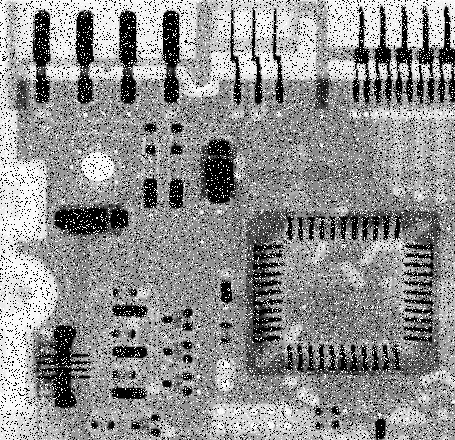
#> input picture PhepToanMienKhongGian/LocMin/LocMin.tif, 455 x 440 px
$ python LocMin.py
#> lines starting #> are read from the running program, lines starting #| are printed output that depends on the picture
import cv2
import numpy as np
import matplotlib.pyplot as plt
import tkinter as tk
from tkinter import filedialog

def Tich_chap(img, mask):
    m, n = img.shape
    img_new = np.zeros([m, n])
    for i in range(1, m-1):
        for j in range(1, n-1):
            temp =  img[i-1, j-1]    * mask[0, 0]\
                   +  img[i-1, j]      * mask[0, 1]\
                   +  img[i-1, j + 1]  * mask[0, 2]\
                   +  img[i, j-1]      * mask[1, 0]\
                   +  img[i, j]        * mask[1, 1]\
                   +  img[i, j + 1]    * mask[1, 2]\
                   +  img[i + 1, j-1]  * mask[2, 0]\
                   +  img[i + 1, j]    * mask[2, 1]\
                   +  img[i + 1, j + 1]* mask[2, 2]
            img_new[i, j]= temp
    img_new = img_new.astype(np.uint8)
    return img_new

def nhap_anh():
    root = tk.Tk()
    root.withdraw()
    duong_dan = filedialog.askopenfilename()
#> the answer given: LocMin.tif
    if duong_dan:
        img = cv2.imread(duong_dan, 0)  # Đọc ảnh dưới dạng ảnh xám
#> img is the input picture: shape (440, 455); min 0, max 255, mean 144.1
#> after the loop in Tich_chap, `for i in range(1, m-1):`:
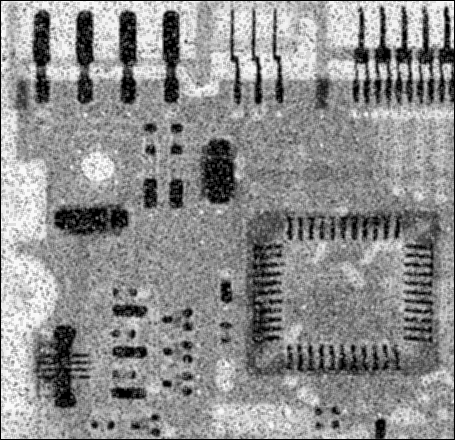
#> img_new: shape (440, 455) float64; min 0, max 253.2, mean 142.4
#> in Tich_chap (call 3), `img_new = img_new.astype(np.uint8)`:
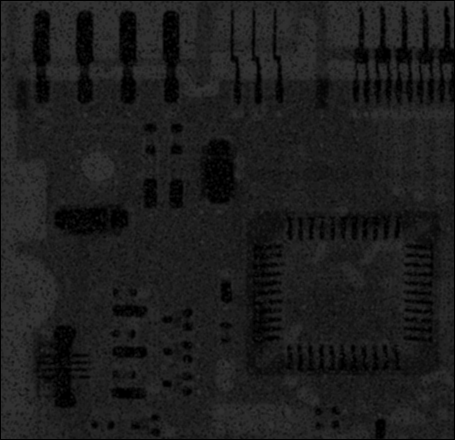
#> img_new: shape (440, 455); min 0, max 51, mean 28.6
        return img
    else:
        print("Không có ảnh được chọn.")
        return None

locTB3x3 = np.array(([1/9, 1/9, 1/9],
                     [1/9, 1/9, 1/9],
                     [1/9, 1/9, 1/9]), dtype="float")

locTB3x3_trong_so = np.array(([1/16, 2/16, 1/16],
                              [2/16, 4/16, 2/16],
                              [1/16, 2/16, 1/16]), dtype="float")

locGaussian3x3 = np.array(([0.0751/4.8976, 0.1238/4.8976, 0.0751/4.8976],
                           [0.1238/4.8976, 0.2042/4.8976, 0.1238/4.8976],
                           [0.0751/4.8976, 0.1238/4.8976, 0.0751/4.8976]), dtype="float")

def loc_trung_vi(img):
    m, n = img.shape
#> m = 440; n = 455
    img_new = np.zeros([m, n])
    for i in range(1, m - 1):
        for j in range(1, n - 1):
            temp = [img[i - 1, j - 1],
                    img[i - 1, j],
                    img[i - 1, j + 1],
                    img[i, j - 1],
                    img[i, j],
                    img[i, j + 1],
                    img[i + 1, j - 1],
                    img[i + 1, j],
                    img[i + 1, j + 1]]
            temp = sorted(temp)
            img_new[i, j] = temp[4]
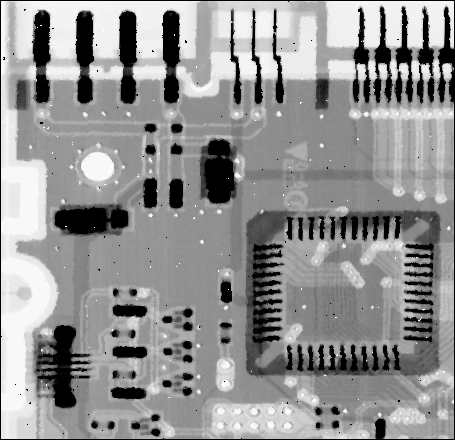
#> img_new: shape (440, 455) float64; min 0, max 255, mean 146.4
    return img_new

def loc_max(img):
    m, n = img.shape
#> m = 440; n = 455
    img_new = np.zeros([m, n])
    for i in range(1, m - 1):
        for j in range(1, n - 1):
            temp = [img[i - 1, j - 1],
                    img[i - 1, j],
                    img[i - 1, j + 1],
                    img[i, j - 1],
                    img[i, j],
                    img[i, j + 1],
                    img[i + 1, j - 1],
                    img[i + 1, j],
                    img[i + 1, j + 1]]
            temp = max(temp)
            img_new[i, j] = temp
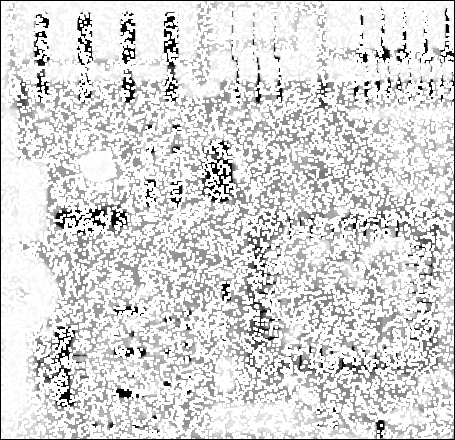
#> img_new: shape (440, 455) float64; min 0, max 255, mean 217
    return img_new

image = nhap_anh()

if image is not None:
    print("Đã chọn ảnh.")
    fig = plt.figure(figsize=(16, 9))
    (ax1, ax2, ax3), (ax4, ax5, ax6) = fig.subplots(2, 3)

    ax1.imshow(image, cmap='gray')
    ax1.set_title("Ảnh gốc")

    imgTB3x3 = Tich_chap(image, locTB3x3)
    ax2.imshow(imgTB3x3, cmap='gray')
    ax2.set_title("Ảnh lọc Trung bình 3x3")

    imgTB_TS_3x3 = Tich_chap(image, locTB3x3_trong_so)
    ax3.imshow(imgTB_TS_3x3, cmap='gray')
    ax3.set_title("Ảnh lọc Trung bình có trọng số 3x3")

    imgGaussian_3x3 = Tich_chap(image, locGaussian3x3)
    ax4.imshow(imgGaussian_3x3, cmap='gray')
    ax4.set_title("Ảnh lọc Gaussian 3x3")

    imgTV_3x3 = loc_trung_vi(image)
    ax5.imshow(imgTV_3x3, cmap='gray')
    ax5.set_title("Ảnh lọc Trung vị 3x3")

    imgmax_3x3 = loc_max(image)
    ax6.imshow(imgmax_3x3, cmap='gray')
    ax6.set_title("Ảnh lọc Max 3x3")

    plt.show()
else:
    print("Không thể đọc ảnh.")
